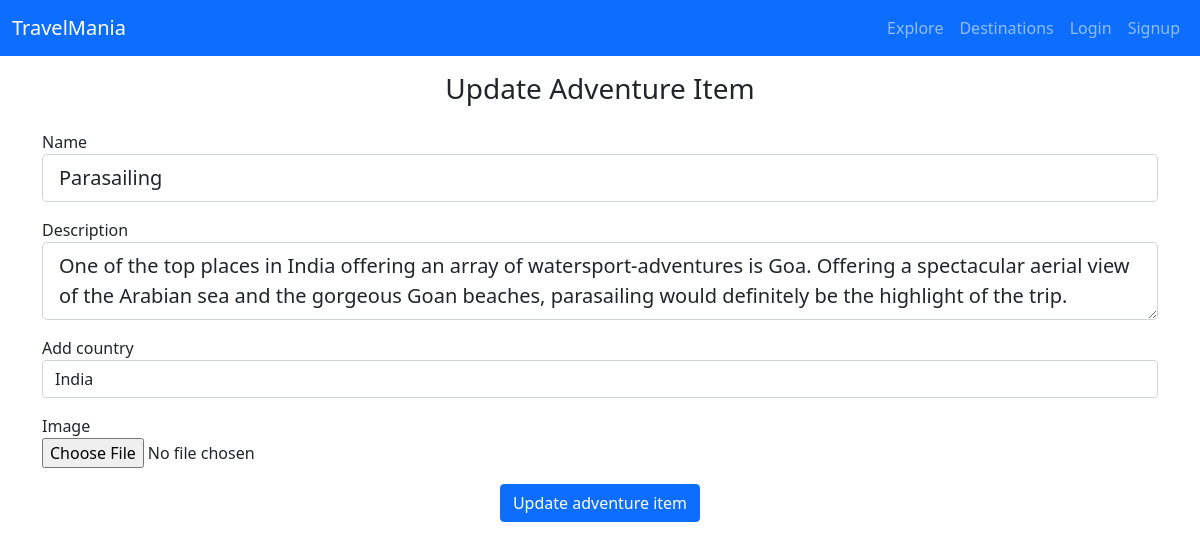
The page /admin/update_adventure/2 on the database its author committed.
### travel/countries/models.py (models this page shows)
class Adventure(db.Model):
    id = db.Column(db.Integer, primary_key=True)
    name = db.Column(db.String(50), nullable=False, unique=True)
    description = db.Column(db.Text, nullable=False)
    image = db.Column(db.String(150), nullable=False)
    country_id = db.Column(db.Integer, db.ForeignKey('country.id'), nullable=False)
    country = db.relationship('Country', backref=db.backref('adventure_country', lazy=True),overlaps="adventure,adventure_country")

class Country(db.Model):
    id = db.Column(db.Integer, primary_key=True)
    name = db.Column(db.String(50), nullable=False, unique=True)
    description = db.Column(db.Text, nullable=False)
    image = db.Column(db.String(150), nullable=False)
    continent_id = db.Column(db.Integer, db.ForeignKey('continent.id'), nullable=False)
    continent = db.relationship('Continent', backref=db.backref('continent', lazy=True))
    leisure = db.relationship('Leisure', backref='leisure_country',overlaps="leisure,leisure_country")
    landmarks = db.relationship('Landmarks', backref='landmarks_country',overlaps="landmarks,landmarks_country")
    food = db.relationship('Food', backref='food_country',overlaps="food,food_country")
    culture = db.relationship('Culture', backref='culture_country',overlaps="culture,culture_country")
    adventure = db.relationship('Adventure', backref='adventure_country',overlaps="adventure,adventure_country")
    posts = db.relationship('Post', backref='post_country',overlaps="country,post_country", passive_deletes=True)

### travel/admin/views.py (the view, shortened to what this page needs)
@admin_views.route('/update_adventure/<int:id>', methods=['GET', 'POST'])
def update_adventure(id):
    countries = Country.query.all()
    adventure = Adventure.query.get_or_404(id)
    country = request.form.get('country')
    form = UpdateAdventureForm(request.form)
    form.name.data = adventure.name
    form.description.data = adventure.description
    country_name = request.form.get('country')
    return render_template('countries/update_adventure.html', form=form, countries=countries, adventure=adventure, country=country)

### travel/countries/forms.py (shortened to what this page needs)
class UpdateAdventureForm(FlaskForm):
    name = StringField('Name', validators=[DataRequired(), Length(min=3)])
    description = TextAreaField('Description', validators=[DataRequired(), Length(min=3)])
    image = FileField('Image', validators=[FileAllowed(['jpg', 'png', 'gif', 'jpeg'])])
    submit = SubmitField('Update adventure item')

### travel/templates/countries/update_adventure.html (shortened to what this page needs)
{% extends 'admin/admin_layout.html' %}
{% block content %}
<h3 class="pt-3 text-center">Update Adventure Item</h3>
<div class="container">
    <form method="post" enctype="multipart/form-data">
        <fieldset class="form-group">
            <div class="form-group pt-3">
                {{ form.name.label(class="form-control-label") }}
                {% if form.name.errors %}
                    {{ form.name(class="form-control form-control-lg is-invalid") }}
                    <div class="invalid-feedback">
                        {% for errors in form.name.errors %}
                            <span>{{ errors }}</span>
                        {% endfor %}
                    </div>
                {% else %}
                    {{ form.name(class="form-control form-control-lg") }}
                {% endif %}
            </div>
            <div class="form-group pt-3">
                {{ form.description.label(class="form-control-label") }}
                {% if form.description.errors %}
                    {{ form.description(class="form-control form-control-lg is-invalid") }}
                    <div class="invalid-feedback">
                        {% for errors in form.description.errors %}
                            <span>{{ errors }}</span>
                        {% endfor %}
                    </div>
                {% else %}
                    {{ form.description(class="form-control form-control-lg") }}
                {% endif %}
            </div>
            <div class="pt-3">
                <label for="country">Add country</label>
                <select name="country" id="country" class="form-control" required>
                    <option selected hidden value="{{ adventure.country_id }}">{{ adventure.country.name }}</option>
                </select>
            </div>
            <div class="form-group pt-3">
                {{ form.image.label() }}</br>
                {{ form.image(class="form-control-file") }}</br>
            </div>
        </fieldset>
        <div class="form-group text-center pt-3">
            {{ form.submit(class="btn btn-primary") }}
        </div>
    </form>
</div>
{% endblock %}

### rows shown on the page
Adventure: name "Parasailing", description "One of the top places in India offering an array of watersport-adventures is Goa. Offering a spectacular aerial view of the Arabian sea and the gorgeous Goan beaches, parasailing would definitely be the highlight of the trip."
Country: country "India"
